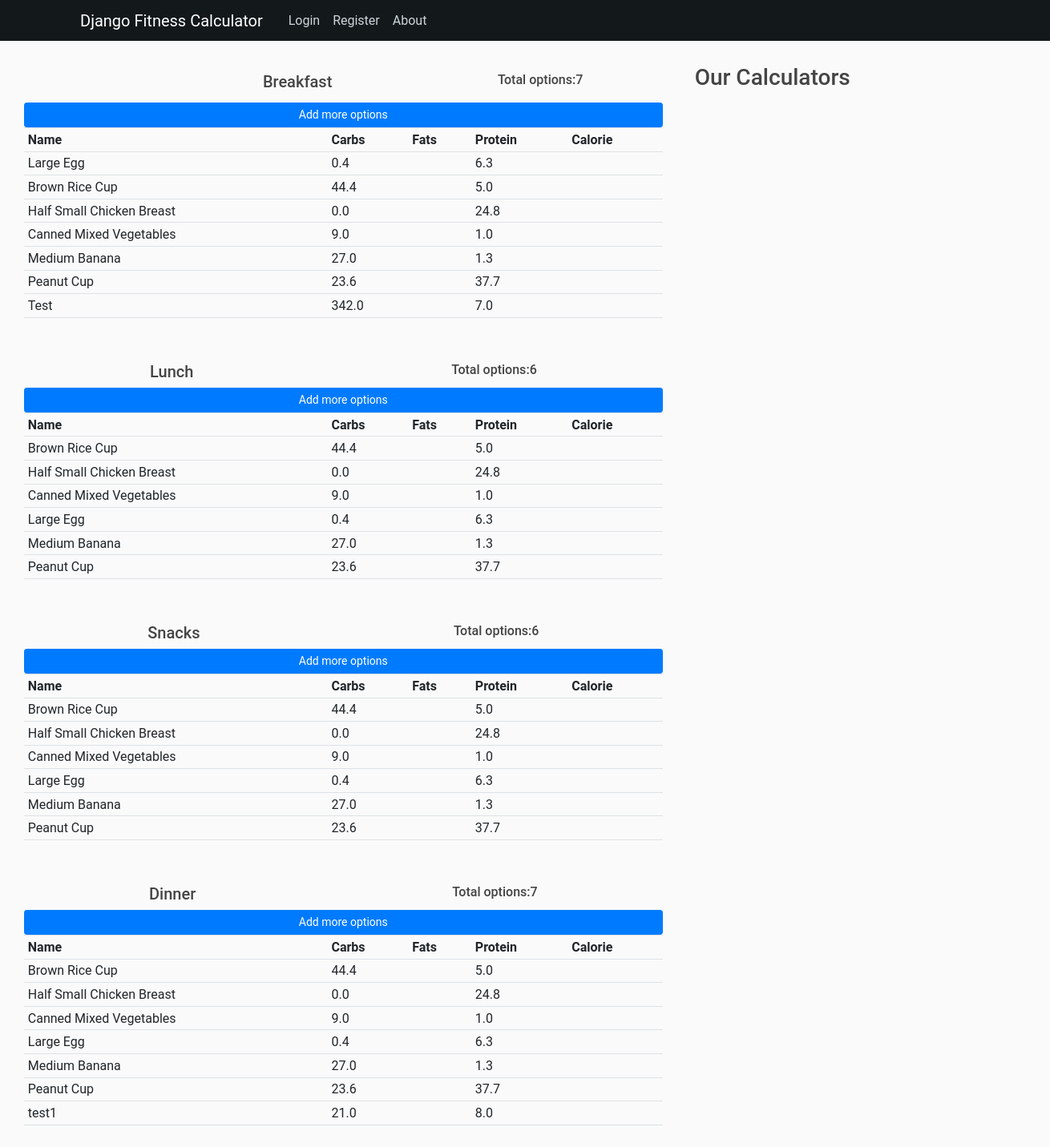
The app's page /product/ with its own data.
### calculator/models.py (models this page shows, shortened)
class FoodItem(models.Model):
    name = models.CharField(max_length=100)
    category = models.ManyToManyField(Category)
    carbohydrate = models.DecimalField(max_digits=6, decimal_places=1, default=0)
    fat = models.DecimalField(max_digits=6, decimal_places=1, default=0)
    protein = models.DecimalField(max_digits=6, decimal_places=1, default=0)
    calories = models.DecimalField(max_digits=6, decimal_places=1, default=0, blank=True)
    quantity = models.IntegerField(default=1, null=True, blank=True)

### calculator/views.py (the view)
# urls.py: path('product/', views.food_item, name='FoodItem'),
def food_item(request):
    breakfast = Category.objects.filter(name='breakfast')[0].fooditem_set.all()
    bcnt = breakfast.count()
    lunch = Category.objects.filter(name='lunch')[0].fooditem_set.all()
    lcnt = lunch.count()
    dinner = Category.objects.filter(name='dinner')[0].fooditem_set.all()
    dcnt = dinner.count()
    snacks = Category.objects.filter(name='snacks')[0].fooditem_set.all()
    scnt = snacks.count()
    context = {'breakfast': breakfast,
               'bcnt': bcnt,
               'lcnt': lcnt,
               'scnt': scnt,
               'dcnt': dcnt,
               'lunch': lunch,
               'dinner': dinner,
               'snacks': snacks,
               }
    return render(request, 'food_item.html', context)

### templates/food_item.html
{% extends 'main.html' %}
{% load static %}
{% block content %}
    <div class="flex-box-row">
        <br>
        <br>
        <h5 class="mr-2">Breakfast</h5>
        <h6>Total options:{{bcnt}}</h6>
            <a class="btn btn-primary  btn-sm btn-block" href="{% url 'create-food-item' %}">Add more options</a>
            <table class="table table-sm">
                <tr>
                    <th>Name</th>
                    <th>Carbs</th>
                    <th>Fats</th>
                    <th>Protein</th>
                    <th>Calorie</th>
                </tr>
               {% for items in breakfast %}
                <tr>
                    <td>{{items.name}} </td>
                    <td>{{items.carbohydrate}} </td>
                    <td>{{items.fats}} </td>
                    <td>{{items.protein}} </td>
                    <td>{{items.calorie}} </td>
                    </tr>
                {% endfor %}
            </table>
    </div>
    <br>
    <div class="flex-box-row">
        <h5 class="mr-2">Lunch</h5>
        <h6>Total options:{{lcnt}}</h6>
            <a class="btn btn-primary  btn-sm btn-block" href="{% url 'create-food-item' %}">Add more options</a>
            <table class="table table-sm">
                <tr>
                    <th>Name</th>
                    <th>Carbs</th>
                    <th>Fats</th>
                    <th>Protein</th>
                    <th>Calorie</th>
                </tr>
               {% for items in lunch %}
                <tr>
                    <td>{{items.name}} </td>
                    <td>{{items.carbohydrate}} </td>
                    <td>{{items.fats}} </td>
                    <td>{{items.protein}} </td>
                    <td>{{items.calorie}} </td>
                    </tr>
                {% endfor %}
            </table>
    </div>
    <br>
    <div class="flex-box-row">
        <h5 class="mr-2">Snacks</h5>
        <h6>Total options:{{scnt}}</h6>
            <a class="btn btn-primary  btn-sm btn-block" href="{% url 'create-food-item' %}">Add more options</a>
            <table class="table table-sm">
                <tr>
                    <th>Name</th>
                    <th>Carbs</th>
                    <th>Fats</th>
                    <th>Protein</th>
                    <th>Calorie</th>
                </tr>
               {% for items in snacks %}
                <tr>
                    <td>{{items.name}} </td>
                    <td>{{items.carbohydrate}} </td>
                    <td>{{items.fats}} </td>
                    <td>{{items.protein}} </td>
                    <td>{{items.calorie}} </td>
                    </tr>
                {% endfor %}
            </table>
    </div>
    <br>
    <div class="flex-box-row">
        <h5 class="mr-2">Dinner</h5>
        <h6>Total options:{{dcnt}}</h6>
            <a class="btn btn-primary  btn-sm btn-block" href="{% url 'create-food-item' %}">Add more options</a>
            <table class="table table-sm">
                <tr>
                    <th>Name</th>
                    <th>Carbs</th>
                    <th>Fats</th>
                    <th>Protein</th>
                    <th>Calorie</th>
                </tr>
               {% for items in dinner %}
                <tr>
                    <td>{{items.name}} </td>
                    <td>{{items.carbohydrate}} </td>
                    <td>{{items.fats}} </td>
                    <td>{{items.protein}} </td>
                    <td>{{items.calorie}} </td>
                    </tr>
                {% endfor %}
            </table>
    </div>
    <br>
{% endblock %}

### static/css/main.css (style rules this page uses)
.flex-box-row { display:flex; padding : 10px; flex-wrap: wrap; justify-content: space-around; }
body { font: 16px Roboto, Arial, sans-serif; background: #fafafa; color: #333333; margin-top: 5rem; }
h1, h2, h3, h4, h5, h6 { color: #444444; }

### records on screen
FoodItem: name "Large Egg", carbohydrate "0.4", protein "6.3"
FoodItem: name "Brown Rice Cup", carbohydrate "44.4", protein "5.0"
FoodItem: name "Half Small Chicken Breast", carbohydrate "0.0", protein "24.8"
FoodItem: name "Canned Mixed Vegetables", carbohydrate "9.0", protein "1.0"
FoodItem: name "Medium Banana", carbohydrate "27.0", protein "1.3"
FoodItem: name "Peanut Cup", carbohydrate "23.6", protein "37.7"
FoodItem: name "Test", carbohydrate "342.0", protein "7.0"
FoodItem: name "test1", carbohydrate "21.0", protein "8.0"

### other values on screen
{{ bcnt }} "7"
{{ lcnt }} "6"
{{ scnt }} "6"
{{ dcnt }} "7"
